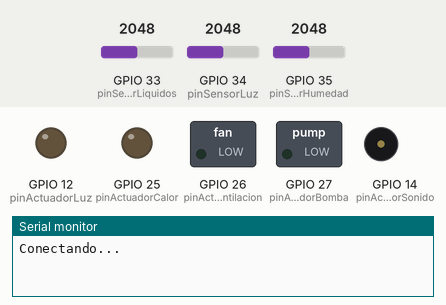
This sketch was run on a simulated ESP32. Parts: switched loads named in the sketch (green lamp = pin HIGH), output pins drawn as LEDs (lit = HIGH), buzzer (waves = sounding), the last lines printed to the serial monitor. The test bench sets the inputs (shaded band); at power-on: GPIO 33 (pinSensorLiquidos) = 2048, GPIO 34 (pinSensorLuz) = 2048, GPIO 35 (pinSensorHumedad) = 2048. WiFi joins after 1.5 s; servers stay silent unless stated; network time is answered at once with the bench clock; uploads are accepted with an empty reply; the local clock reads 2024-03-15 10:24:30 at power-on unless the sketch sets it; random numbers use the default seed unless the sketch sets one.

Above: at 0.1 s.
At 6.6 s:
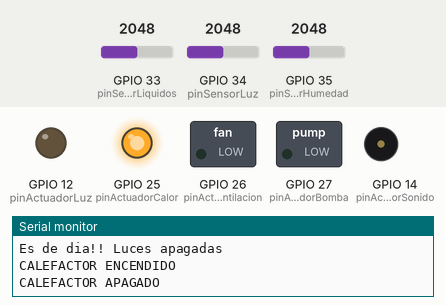
At 8.6 s:
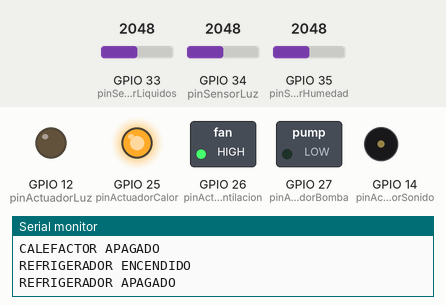
At 17.1 s:
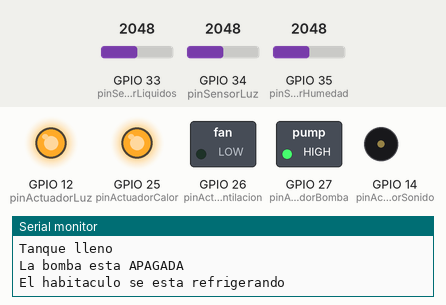
Timing chart, 0 to 18.6 s (numbered marks = the images above):
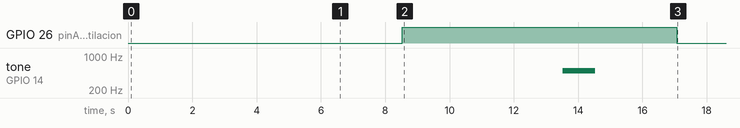

Measured:
- by itself, GPIO 26 (pinActuadorVentilacion): HIGH → LOW at 17.1 s

The sketch:

LaCruzVerde_v2.ino
```cpp
 #include <ArduinoJson.h>
#include <WiFi.h>
#include <HTTPClient.h>
#include <NTPClient.h>

//Declaracion de ids de sensores
const int idSensorTemp = 1;
const int idSensorHumed = 2;
const int idSensorLiq = 3;
const int idSensorLuz = 4;

//Declaracion de ids de actuadores
const int idActuadorBomba = 1;
const int idActuadorLuz = 2;
const int idActuadorResistencia = 3;
const int idActuadorVentilador = 4;
const int idActuadorAlarma = 5;

//Declaracion de pines de sensores
const int pinSensorLuz = 34;
const int pinSensorHumedad = 35;
const int pinSensorTemperatura = 32;
const int pinSensorLiquidos = 33;

//Declaracion de pines de actuadores
const int pinActuadorCalor = 25;
const int pinActuadorVentilacion = 26;
const int pinActuadorLuz = 12;
const int pinActuadorBomba = 27;
const int pinActuadorSonido = 14;

//Declaracion de variables necesarias para la alarma
const int frecuencia = 6000;
const int canalSonido = 0;
const int resolucion = 8;

//Declaracion de variables de medidas
float medidaLuz = 0;
float medidaHumedad = 0;
float medidaTemperatura = 0;
float medidaLiquidos = 0;

//Declaracion de variables de la planta
float humedadNecesaria = 0;
float temperaturaNecesaria = 0;

//Declaracion de variables para el correcto funcionamiento de la conexion
char responseBuffer[300];
WiFiClient client;
String SSID = "LAGUNAS";
String PASS = "PeloPicoPata1970";
String SERVER_IP = "192.168.1.120";
int SERVER_PORT = 8080;

//Declaracion funciones
void getPlanta();
void postMedidaSensor(float medida, int idSensor);
void postOnActuador(int idActuador, bool endendido);

//Declaracion de variables para timestamp
long tiempoValor = 0;
const long utcOffsetInSeconds = 7200;
WiFiUDP ntpUDP;
NTPClient timeClient(ntpUDP, "europe.pool.ntp.org", utcOffsetInSeconds);

void setup() {

  //Inicializacion del puerto Serial
  Serial.begin(9600);

  //Iniciamos la conexion
  WiFi.begin(SSID.c_str(), PASS.c_str());
  Serial.printf("Conectando...");
  while (WiFi.status() != WL_CONNECTED) {
    delay(500);
    Serial.printf(".");
  }
  Serial.print("Exito al conectar, IP address: ");
  Serial.println(WiFi.localIP());

  //Iniciamos el reloj
  timeClient.begin();

  //Inicializacion de pines de sensores
  pinMode(pinSensorLuz, INPUT); //Seleccion de pin para sensor de luz
  pinMode(pinSensorHumedad, INPUT); //Seleccion de pin para sensor de humedad
  pinMode(pinSensorTemperatura, INPUT); //Seleccion de pin para sensor de temperatura
  pinMode(pinSensorLiquidos, INPUT); //Seleccion de pin para sensor de liquidos

  //Inicializacion de pines de actuadores
  pinMode(pinActuadorCalor, OUTPUT); //Seleccion de pin para actuador de calor (rele nº3)
  pinMode(pinActuadorVentilacion, OUTPUT); //Seleccion de pin para actuador de ventilacion (rele nº1)
  pinMode(pinActuadorLuz, OUTPUT); //Seleccion de pin para actuador de luz (rele nº4)
  pinMode(pinActuadorBomba, OUTPUT); //Seleccion de pin para actuador de bomba de agua (rele nº2)
  pinMode(pinActuadorSonido, OUTPUT); //Seleccion de pin para actuador de sonido (buzzer)

  //Inicializacion frecuencias para sonido
  ledcSetup(canalSonido, frecuencia, resolucion);
  ledcAttachPin(pinActuadorSonido, canalSonido);

  //Prueba inicial
  Serial.println("Prueba inicial");
  medidaLuz = (100*analogRead(pinSensorLuz))/4095; //Lectura en porcentaje
  medidaHumedad = (100-((100*analogRead(pinSensorHumedad))/4095)); //Lectura en porcentaje
  //medidaTemperatura = ((analogRead(pinSensorTemperatura)*5000)/4096)/10; //Lectura en grados //Esta seria la lectura pero por motivos de un sensor defectuoso subiremos y aumentaremos la temperatura con el metodo random
  medidaTemperatura = random(0, 50);
  medidaLiquidos = (100*analogRead(pinSensorLiquidos))/4095; //Lectura en porcentaje
  Serial.print("La humedad es del: ");
  Serial.println(medidaHumedad);
  delay(1000);
  Serial.print("La temperatura es de: ");
  Serial.print(medidaTemperatura);
  Serial.println("º");
  delay(1000);
  if(medidaLiquidos < 10){
    Serial.println("Tanque casi vacio");
  }else{
    Serial.println("Tanque lleno");
  }
  delay(1000);
  if(medidaLuz < 20){
    Serial.println("Es de noche!! Luces encendidas!!");
  }else{
    Serial.println("Es de dia!! Luces apagadas");
  }
  delay(1000);
  Serial.println("CALEFACTOR ENCENDIDO");
  digitalWrite(25, LOW);
  delay(1000);
  Serial.println("CALEFACTOR APAGADO");
  digitalWrite(25, HIGH);
  delay(1000);
  Serial.println("REFRIGERADOR ENCENDIDO");
  digitalWrite(26, LOW);
  delay(1000);
  Serial.println("REFRIGERADOR APAGADO");
  digitalWrite(26, HIGH);
  delay(1000);
  Serial.println("LUZ ENCENDIDA");
  digitalWrite(12, LOW);
  delay(1000);
  Serial.println("LUZ APAGADA");
  digitalWrite(12, HIGH);
  delay(1000);
  Serial.println("BOMBA ENCENDIDA");
  digitalWrite(27, LOW);
  delay(1000);
  Serial.println("BOMBA APAGADA");
  digitalWrite(27, HIGH);
  delay(1000);
  Serial.println("BUZZER ENCENDIDO");
  ledcWriteTone(canalSonido, 500);
  delay(1000);
  Serial.println("BUZZER APAGADO");
  ledcWriteTone(canalSonido, 0);
  delay(1000);
  Serial.println("");
}

void loop() {

  //Declaracion de medidas necesarias de la planta
  getPlanta();

  //Declaramos y calculamos el timestamp
  timeClient.update();
  String tiempo = String(timeClient.getDay()) + String(timeClient.getHours()) + String(timeClient.getMinutes()) + String(timeClient.getSeconds());
  tiempoValor = tiempo.toInt();

  //Declaracion de variables de medidas (sensores)
  medidaLuz = (100*analogRead(pinSensorLuz))/4095; //Lectura en porcentaje
  medidaHumedad = (100-((100*analogRead(pinSensorHumedad))/4095)); //Lectura en porcentaje
  //medidaTemperatura = ((analogRead(pinSensorTemperatura)*5000)/4096)/10; //Lectura en grados //Esta seria la lectura pero por motivos de un sensor defectuoso subiremos y aumentaremos la temperatura con el moetodo random
  medidaTemperatura = random(0, 50);
  medidaLiquidos = (100*analogRead(pinSensorLiquidos))/4095; //Lectura en porcentaje

  //Imprimimos por el monitor Serial
  Serial.print("La humedad necesaria para la planta es del: ");
  Serial.println(humedadNecesaria);
  Serial.print("La temperatura necesaria para la planta es de: ");
  Serial.print(temperaturaNecesaria);
  Serial.println("º");
  Serial.print("La humedad es del: ");
  Serial.println(medidaHumedad);
  Serial.print("La temperatura es de: ");
  Serial.print(medidaTemperatura);
  Serial.println("º");

  //Enviamos datos de los sensores a la BBDD
  postMedidaSensor(medidaTemperatura,idSensorTemp);
  postMedidaSensor(medidaHumedad, idSensorHumed);
  postMedidaSensor(medidaLiquidos, idSensorLiq);
  postMedidaSensor(medidaLuz, idSensorLuz);

  //Parte funcional del sistema de riego
  if(medidaLiquidos > 10){
    ledcWriteTone(canalSonido, 0);
    postOnActuador(idActuadorAlarma, 0);
    Serial.println("Tanque lleno");
    if(medidaHumedad < humedadNecesaria){
      Serial.println("La bomba esta ENCENDIDA");
      digitalWrite(pinActuadorBomba, LOW);
      delay(1000);
      digitalWrite(pinActuadorBomba, HIGH);
      postOnActuador(idActuadorBomba, 1);
    }else{
      Serial.println("La bomba esta APAGADA");
      digitalWrite(pinActuadorBomba, HIGH);
      postOnActuador(idActuadorBomba, 0);
    }
  }else{
    Serial.println("Hay que rellenar el tanque de agua");
    ledcWriteTone(canalSonido, 500);
    postOnActuador(idActuadorAlarma, 1);
  }

  //Parte funcional del sistema de control de temperatura
  if(medidaTemperatura < temperaturaNecesaria){
    Serial.println("El habitaculo se esta calefactando");
    digitalWrite(pinActuadorVentilacion, HIGH);
    digitalWrite(pinActuadorCalor, LOW);
    postOnActuador(idActuadorResistencia, 1);
    postOnActuador(idActuadorVentilador, 0);
  }else if(medidaTemperatura > temperaturaNecesaria){
    Serial.println("El habitaculo se esta refrigerando");
    digitalWrite(pinActuadorVentilacion, LOW);
    digitalWrite(pinActuadorCalor, HIGH);
    postOnActuador(idActuadorResistencia, 0);
    postOnActuador(idActuadorVentilador, 1);
  }

  //Parte funcional del sistema de luminosidad
  if(medidaLuz < 20){
    Serial.println("Es de noche!! Luces encendidas!!");
    digitalWrite(pinActuadorLuz, LOW);
    postOnActuador(idActuadorLuz, 1);
  }else{
    Serial.println("Es de dia!! Luces apagadas");
    digitalWrite(pinActuadorLuz, HIGH);
    postOnActuador(idActuadorLuz, 0);
  }
  Serial.println("");
  delay(5000);

  medidaTemperatura = random(0, 50);
  //regulaTemperatura();
}

//Funciones GET
void getPlanta(){
  if(WiFi.status() == WL_CONNECTED){
    HTTPClient http;
    http.begin(client, SERVER_IP, SERVER_PORT, "/api/planta/1", true); //URL del recurso
    int httpCode = http.GET();

    //Serial.print("Response code: ");
    //Serial.println(httpCode);

    String payload = http.getString();

    //Serial.println(payload);

    const size_t capacity = JSON_OBJECT_SIZE(5) + JSON_ARRAY_SIZE(2) + 60;
    DynamicJsonDocument doc(capacity);

    DeserializationError error = deserializeJson(doc, payload);
    //if(error){
    //  Serial.print("deserializeJson() failed: ");
    //  Serial.println(error.c_str());
    //  return;
    //}

    JsonObject planta = doc[0].as<JsonObject>();

    humedadNecesaria = planta["humed_tierra_planta"].as<float>();
    temperaturaNecesaria = planta["temp_amb_planta"].as<float>();
  }
}

//Funciones POST
void postMedidaSensor(float medida, int idSensor){
  if (WiFi.status() == WL_CONNECTED){
    HTTPClient http;
    http.begin(client, SERVER_IP, SERVER_PORT, "/api/sensor_valor", true);
    http.addHeader("Content-Type", "application/json");

    const size_t capacity = JSON_OBJECT_SIZE(4) + JSON_ARRAY_SIZE(0) + 60;
    DynamicJsonDocument doc(capacity);
    doc["id_sensor"] = idSensor;
    doc["valor"]= medida;
    doc["precision_valor"] = 2;
    doc["tiempo"] = tiempoValor; //Preguntar como tener un timestamp en tiempo real

    String output;
    serializeJson(doc, output);

    int httpCode = http.PUT(output);

    //Serial.print("Response code: ");
    //Serial.println(httpCode);

    String payload = http.getString();

    //Serial.print("Resultado: ");
    //Serial.println(payload);
  }
}

void postOnActuador(int idActuador, bool encendido){
  if (WiFi.status() == WL_CONNECTED){
    HTTPClient http;
    http.begin(client, SERVER_IP, SERVER_PORT, "/api/actuador_valor", true);
    http.addHeader("Content-Type", "application/json");

    const size_t capacity = JSON_OBJECT_SIZE(3) + JSON_ARRAY_SIZE(0) + 60;
    DynamicJsonDocument doc(capacity);
    doc["id_actuador"] = idActuador;
    doc["funcionamiento"]= encendido;
    doc["tiempo"] = tiempoValor; //Preguntar como tener un timestamp en tiempo real

    String output;
    serializeJson(doc, output);

    int httpCode = http.PUT(output);

    //Serial.print("Response code: ");
    //Serial.println(httpCode);

    String payload = http.getString();

    //Serial.print("Resultado: ");
    //Serial.println(payload);
  }
}
```
